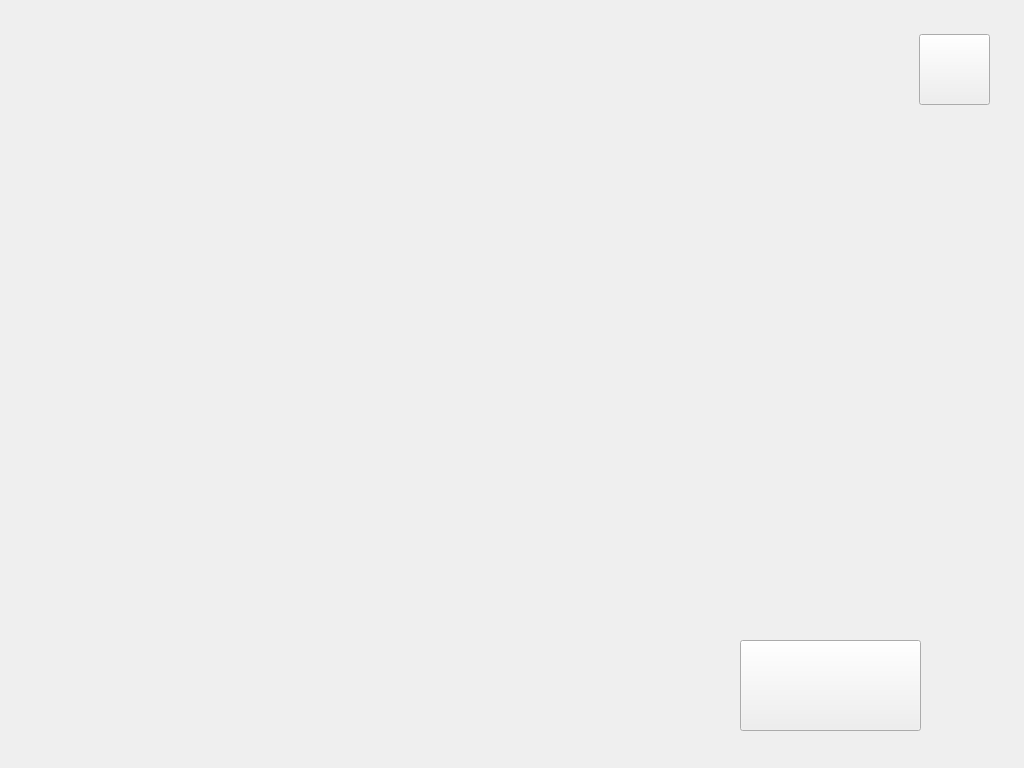
<?xml version="1.0" encoding="UTF-8"?>
<ui version="4.0">
 <class>FatBurnScreen</class>
 <widget class="QWidget" name="FatBurnScreen">
  <property name="geometry">
   <rect>
    <x>0</x>
    <y>0</y>
    <width>1024</width>
    <height>768</height>
   </rect>
  </property>
  <property name="windowTitle">
   <string>Form</string>
  </property>
  <property name="styleSheet">
   <string notr="true">QWidget[objectName|=&quot;invisibleButton&quot;]{border: none; }</string>
  </property>
  <widget class="QLabel" name="backgroundLabel">
   <property name="geometry">
    <rect>
     <x>0</x>
     <y>0</y>
     <width>1024</width>
     <height>768</height>
    </rect>
   </property>
   <property name="text">
    <string/>
   </property>
   <property name="pixmap">
    <pixmap resource="images.qrc">:/images/images/fat_burn_background.png</pixmap>
   </property>
  </widget>
  <widget class="QPushButton" name="invisibleButton_6">
   <property name="geometry">
    <rect>
     <x>740</x>
     <y>640</y>
     <width>181</width>
     <height>91</height>
    </rect>
   </property>
   <property name="text">
    <string/>
   </property>
  </widget>
  <widget class="QPushButton" name="invisibleButton_7">
   <property name="geometry">
    <rect>
     <x>919</x>
     <y>34</y>
     <width>71</width>
     <height>71</height>
    </rect>
   </property>
   <property name="text">
    <string/>
   </property>
  </widget>
 </widget>
 <resources>
  <include location="images.qrc"/>
 </resources>
 <connections/>
</ui>
